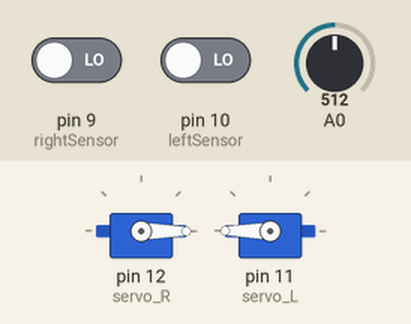
Recording of a sketch running on a simulated Arduino Uno, built with avr-gcc and run on an emulated ATmega328P. Parts: 2 × servo. The test bench sets the inputs (shaded band); at power-on: pin 9 (rightSensor) LOW, pin 10 (leftSensor) LOW, A0 = 512. Random numbers use the default seed unless the sketch sets one.

Above: at 1.2 s.
1.3 s: pin 9 (rightSensor) driven HIGH
At 1.9 s:
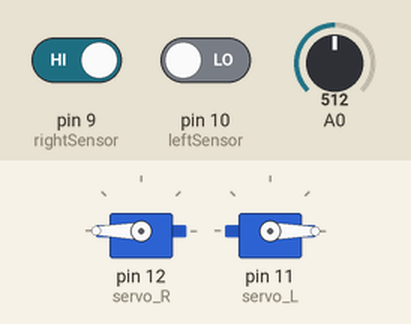
At 2.6 s:
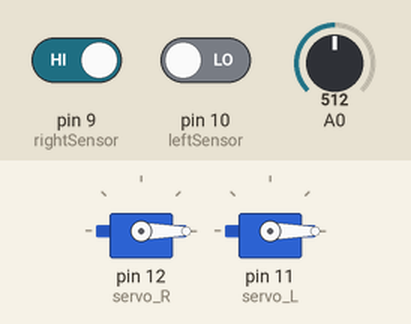
4.3 s: pin 10 (leftSensor) driven HIGH
At 6.6 s:
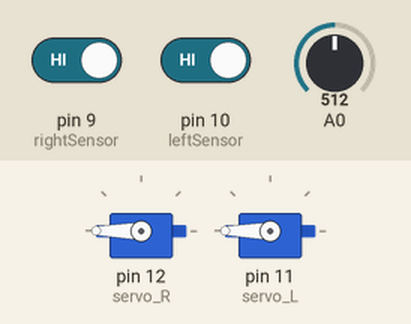
7.3 s: pin 10 (leftSensor) driven LOW
10.3 s: pin 9 (rightSensor) driven LOW
Timing chart, 0 to 13.1 s (numbered marks = the images above; inputs shaded):
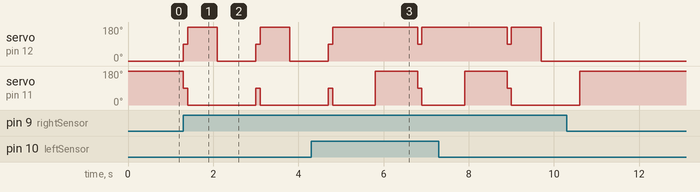

Measured:
- after the input at 1.3 s, servo on pin 12 (servo_R): 0° → 90° at once, → 180° 0.10 s later, → 0° 0.70 s later, → 90° 0.90 s later, … (6 changes in this stretch); servo on pin 11 (servo_L): alternates 90° for 0.10 s and 0° for 1.6 s, starting at once

The sketch:

sumo_bot.ino
```cpp
#include <Servo.h>

Servo servo_R;
Servo servo_L;

const int leftSensor = 10; // Assign sensor pins for two downward sensors
const int rightSensor = 9;
int lsensorState = 0;
int rsensorState = 0;
const int front_sensor = 0;
float distance, voltage;
int p = 0, spin;


//Initialize pins and outputs of sensors and motors
void setup() {
 servo_R.attach(12); //connect Right motor single wire to Digital Port 12
 servo_L.attach(11); //connect Left motor single wire to Digital Port 11
 pinMode(leftSensor, INPUT); // Declare assigned sensor pins as input
 pinMode(rightSensor, INPUT);
 randomSeed(analogRead(0)); //seed random number generator for spin
 Serial.begin(9600); //front sensor
}


//Make robot stop and turn when right or left sensors reach the edge of the ring
void stops() {
  while (digitalRead(rightSensor) == HIGH || digitalRead(leftSensor) == HIGH) {
      //move forward
      servo_R.write(90);
      servo_L.write(90);
      delay(100);
    if (digitalRead(leftSensor) == HIGH && digitalRead(rightSensor) == HIGH) {
      servo_R.write(180);
      servo_L.write(0);
      delay(1000);
      servo_R.write(180);
      servo_L.write(180);
      delay(1000);
      }
    //right sensor edge
    else if(digitalRead(rightSensor) == HIGH && digitalRead(leftSensor) == LOW) {
      servo_R.write(180);
      servo_L.write(0);
      delay(700);
      servo_R.write(0);
      servo_L.write(0);
      delay(900);
    }
    //left sensor edge
    else if(digitalRead(leftSensor) == HIGH && digitalRead(rightSensor) == LOW) {
      servo_R.write(180);
      servo_L.write(0);
      delay(700);
      servo_R.write(180);
      servo_L.write(180);
      delay(900);
    }
  }  //end while
} //end stops

//read input from front sensor (volts)
float getVoltage(int pin) {
 return (analogRead(pin) * 0.004882814);
}

//convert voltage to distance
void volt() {
 voltage = getVoltage(front_sensor); //get voltage reading from front sensor
 distance = 2.439*voltage*voltage - 14.341*voltage + 21.997;
}

//main strategy for sumo bot: continue turning and search for an opponent
//when sensed, charge forward towards opponent while staying within the ring
void loop() {
 rsensorState = digitalRead(rightSensor); //input from side sensors
 lsensorState = digitalRead(leftSensor);

 //get distance from the front sensor
 volt();

 while (p==0)     //initially keep turning until opponent is sensed
 {
  //randomize which direction robot spins to search
  spin = random(1);
  if (spin == 0)
  {
  servo_R.write (180);
  servo_L.write (180);
  stops();
  volt();
  }
  else if (spin == 1)
  {
  servo_R.write (0);
  servo_L.write (0);
  stops();
  volt();
  }

  //to attack
  if (distance <= 9.2)   //when bot senses opponent
    {
    p=1;
    }
  } //close while

 while (p==1)        //if opponent sensed, go straight -- charge
  {
  servo_R.write (0);
  servo_L.write (180);
  stops();
  volt();
    if (distance > 9.2)   //if bot no longer senses opponent
    {
    p=0;
    }
  }//close while
}//close loop
```
